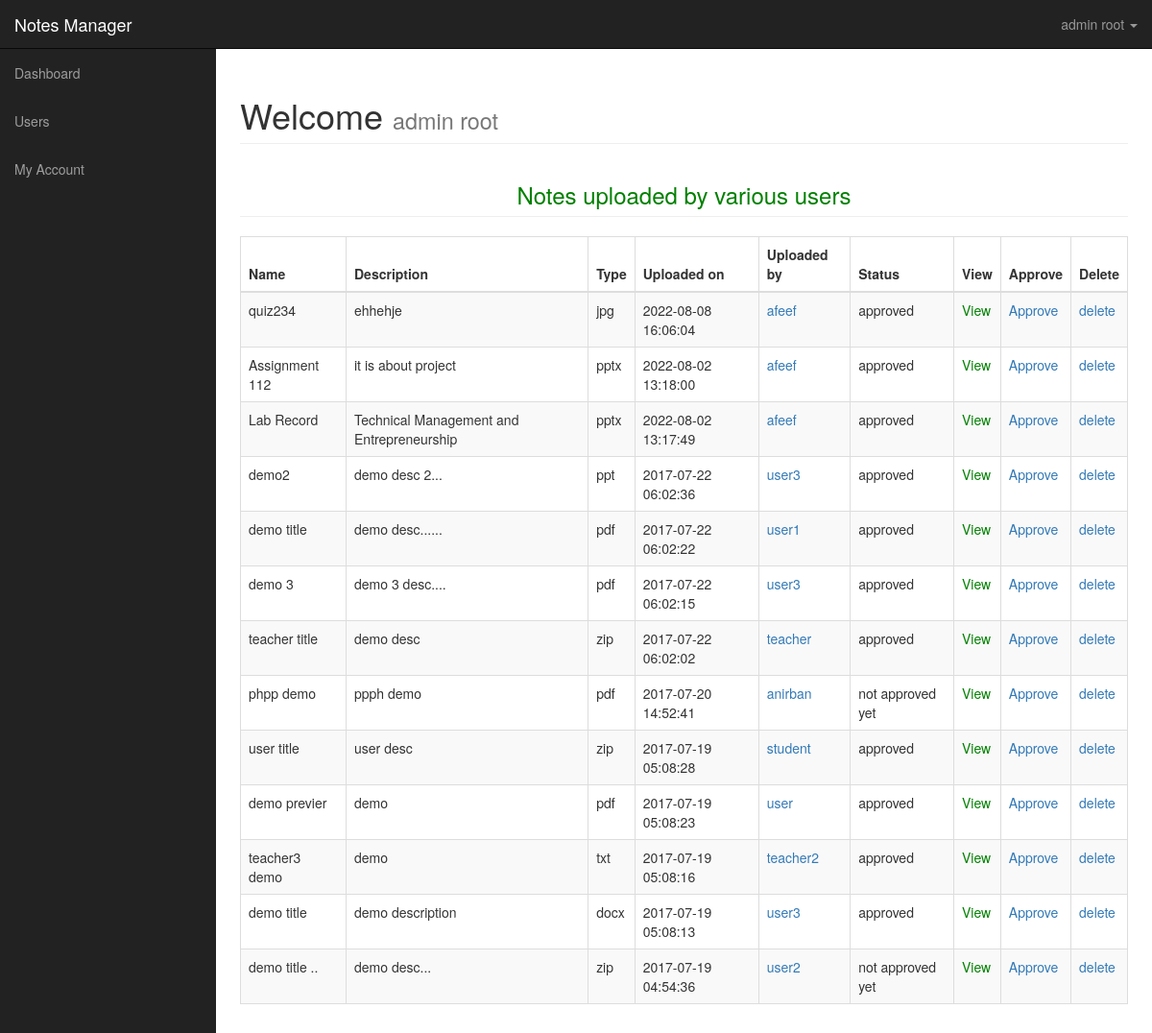
Page /dashboard/ (signed in) on the committed database.
### tables this page shows
CREATE TABLE `uploads` (
  `file_id` int(11) NOT NULL,
  `file_name` varchar(225) NOT NULL,
  `file_description` text NOT NULL,
  `file_type` varchar(225) NOT NULL,
  `file_uploader` varchar(225) NOT NULL,
  `file_uploaded_on` timestamp NOT NULL DEFAULT CURRENT_TIMESTAMP ON UPDATE CURRENT_TIMESTAMP,
  `file_uploaded_to` varchar(225) NOT NULL,
  `file` varchar(225) NOT NULL,
  `status` varchar(225) NOT NULL DEFAULT 'not approved yet'
);

### dashboard/index.php (the view, shortened to what this page needs)
<?php include('includes/adminheader.php');  ?>
 <div id="wrapper">
       <?php include 'includes/adminnav.php';?>
        <div id="page-wrapper">
            <div class="container-fluid">
                <div class="row">
                    <div class="col-lg-12">
                        <h1 class="page-header">
                            Welcome
                            <small><?php echo $_SESSION['name']; ?></small>
                        </h1>
<?php if($_SESSION['role'] == 'admin') {
?>
<h3 class="page-header">
                            <center> <marquee width = 70% ><font color="green" > Notes uploaded by various users</font></marquee></center>
                        </h3>
<div class="row">
<div class="col-lg-12">
        <div class="table-responsive">
<form action="" method="post">
            <table class="table table-bordered table-striped table-hover">
            <thead>
                    <tr>
                        <th>Name</th>
                        <th>Description</th>
                        <th>Type </th>
                        <th>Uploaded on</th>
                        <th>Uploaded by </th>
                        <th>Status</th>
                        <th>View</th>
                        <th>Approve</th>
                        <th>Delete</th>
                    </tr>
                </thead>
                <tbody>
                 <?php
$query = "SELECT * FROM uploads ORDER BY file_uploaded_on DESC";
$run_query = mysqli_query($conn, $query) or die(mysqli_error($conn));
if (mysqli_num_rows($run_query) > 0) {
while ($row = mysqli_fetch_array($run_query)) {
    $file_id = $row['file_id'];
    $file_name = $row['file_name'];
    $file_description = $row['file_description'];
    $file_type = $row['file_type'];
    $file_date = $row['file_uploaded_on'];
    $file_uploader = $row['file_uploader'];
    $file_status = $row['status'];
    $file = $row['file'];
    echo "<tr>";
    echo "<td>$file_name</td>";
    echo "<td>$file_description</td>";
    echo "<td>$file_type</td>";
    echo "<td>$file_date</td>";
    echo "<td><a href='viewprofile.php?name=$file_uploader' target='_blank'> $file_uploader </a></td>";
    echo "<td>$file_status</td>";
    echo "<td><a href='allfiles/$file' target='_blank' style='color:green'>View </a></td>";
    echo "<td><a onClick=\"javascript: return confirm('Are you sure you want to approve this note?')\"href='?approve=$file_id'><i class='fa fa-times' style='color: red;'></i>Approve</a></td>";
    echo "<td><a onClick=\"javascript: return confirm('Are you sure you want to delete this post?')\" href='?del=$file_id'><i class='fa fa-times' style='color: red;'></i>delete</a></td>";
    echo "</tr>";
}
}
?>
                </tbody>
            </table>
</form>
</div>
</div>
</div>
<?php }
 ?>
</body>
</html>

### dashboard/css/sb-admin.css (style rules this page uses)
body { margin-top: 100px; background-color: #222; }
@media (min-width:768px) { body { margin-top: 50px; } }
#wrapper { padding-left: 0; }
#page-wrapper { width: 100%; padding: 0; background-color: #fff; }
@media (min-width:768px) { #wrapper { padding-left: 225px; } }
@media (min-width:768px) { #page-wrapper { padding: 10px; } }

### rows in the picture
uploads: file_name "quiz234", file_description "ehhehje", file_type "jpg", file_uploaded_on "2022-08-08 16:06:04", file_uploader "afeef", status "approved"
uploads: file_name "Assignment 112", file_description "it is about project", file_type "pptx", file_uploaded_on "2022-08-02 13:18:00", file_uploader "afeef", status "approved"
uploads: file_name "Lab Record", file_description "Technical Management and Entrepreneurship", file_type "pptx", file_uploaded_on "2022-08-02 13:17:49", file_uploader "afeef", status "approved"
uploads: file_name "demo2", file_description "demo desc 2...", file_type "ppt", file_uploaded_on "2017-07-22 06:02:36", file_uploader "user3", status "approved"
uploads: file_name "demo title", file_description "demo desc......", file_type "pdf", file_uploaded_on "2017-07-22 06:02:22", file_uploader "user1", status "approved"
uploads: file_name "demo 3", file_description "demo 3 desc....", file_type "pdf", file_uploaded_on "2017-07-22 06:02:15", file_uploader "user3", status "approved"
uploads: file_name "teacher title", file_description "demo desc", file_type "zip", file_uploaded_on "2017-07-22 06:02:02", file_uploader "teacher", status "approved"
uploads: file_name "phpp demo", file_description "ppph demo", file_type "pdf", file_uploaded_on "2017-07-20 14:52:41", file_uploader "anirban", status "not approved yet"
uploads: file_name "user title", file_description "user desc", file_type "zip", file_uploaded_on "2017-07-19 05:08:28", file_uploader "student", status "approved"
uploads: file_name "demo previer", file_description "demo", file_type "pdf", file_uploaded_on "2017-07-19 05:08:23", file_uploader "user", status "approved"
uploads: file_name "teacher3 demo", file_description "demo", file_type "txt", file_uploaded_on "2017-07-19 05:08:16", file_uploader "teacher2", status "approved"
uploads: file_name "demo title", file_description "demo description", file_type "docx", file_uploaded_on "2017-07-19 05:08:13", file_uploader "user3", status "approved"
uploads: file_name "demo title ..", file_description "demo desc...", file_type "zip", file_uploaded_on "2017-07-19 04:54:36", file_uploader "user2", status "not approved yet"

### other values in the picture
$_SESSION['name'] "admin root"
